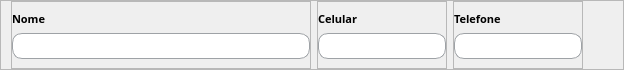
          <widget class="QFrame" name="frame_34">
           <property name="sizePolicy">
            <sizepolicy hsizetype="Preferred" vsizetype="Expanding">
             <horstretch>0</horstretch>
             <verstretch>0</verstretch>
            </sizepolicy>
           </property>
           <property name="minimumSize">
            <size>
             <width>0</width>
             <height>70</height>
            </size>
           </property>
           <property name="maximumSize">
            <size>
             <width>16777215</width>
             <height>70</height>
            </size>
           </property>
           <property name="frameShape">
            <enum>QFrame::StyledPanel</enum>
           </property>
           <property name="frameShadow">
            <enum>QFrame::Raised</enum>
           </property>
           <layout class="QHBoxLayout" name="horizontalLayout_4">
            <property name="leftMargin">
             <number>10</number>
            </property>
            <property name="topMargin">
             <number>0</number>
            </property>
            <property name="rightMargin">
             <number>0</number>
            </property>
            <property name="bottomMargin">
             <number>0</number>
            </property>
            <item>
             <widget class="QFrame" name="frame_41">
              <property name="sizePolicy">
               <sizepolicy hsizetype="Expanding" vsizetype="Preferred">
                <horstretch>0</horstretch>
                <verstretch>0</verstretch>
               </sizepolicy>
              </property>
              <property name="minimumSize">
               <size>
                <width>300</width>
                <height>0</height>
               </size>
              </property>
              <property name="maximumSize">
               <size>
                <width>300</width>
                <height>70</height>
               </size>
              </property>
              <property name="frameShape">
               <enum>QFrame::StyledPanel</enum>
              </property>
              <property name="frameShadow">
               <enum>QFrame::Raised</enum>
              </property>
              <layout class="QGridLayout" name="gridLayout_37">
               <property name="leftMargin">
                <number>0</number>
               </property>
               <property name="topMargin">
                <number>9</number>
               </property>
               <property name="rightMargin">
                <number>0</number>
               </property>
               <item row="0" column="0">
                <widget class="QLabel" name="label_32">
                 <property name="font">
                  <font>
                   <family>Raleway</family>
                   <pointsize>8</pointsize>
                   <weight>75</weight>
                   <bold>true</bold>
                  </font>
                 </property>
                 <property name="text">
                  <string>Nome</string>
                 </property>
                </widget>
               </item>
               <item row="1" column="0">
                <widget class="QLineEdit" name="input_nome">
                 <property name="sizePolicy">
                  <sizepolicy hsizetype="Expanding" vsizetype="Expanding">
                   <horstretch>0</horstretch>
                   <verstretch>0</verstretch>
                  </sizepolicy>
                 </property>
                 <property name="maximumSize">
                  <size>
                   <width>16777215</width>
                   <height>30</height>
                  </size>
                 </property>
                 <property name="font">
                  <font>
                   <family>Raleway</family>
                  </font>
                 </property>
                 <property name="styleSheet">
                  <string notr="true">QLineEdit {
	background-color:white;
	border-radius: 10px;
	border: 1px solid rgb(158, 162, 166);
	padding-left: 20px;
}</string>
                 </property>
                 <property name="placeholderText">
                  <string/>
                 </property>
                </widget>
               </item>
              </layout>
             </widget>
            </item>
            <item>
             <widget class="QFrame" name="frame_40">
              <property name="sizePolicy">
               <sizepolicy hsizetype="Expanding" vsizetype="Preferred">
                <horstretch>0</horstretch>
                <verstretch>0</verstretch>
               </sizepolicy>
              </property>
              <property name="maximumSize">
               <size>
                <width>150</width>
                <height>70</height>
               </size>
              </property>
              <property name="frameShape">
               <enum>QFrame::StyledPanel</enum>
              </property>
              <property name="frameShadow">
               <enum>QFrame::Raised</enum>
              </property>
              <layout class="QGridLayout" name="gridLayout_36">
               <property name="leftMargin">
                <number>0</number>
               </property>
               <property name="topMargin">
                <number>9</number>
               </property>
               <property name="rightMargin">
                <number>0</number>
               </property>
               <item row="0" column="0">
                <widget class="QLabel" name="label_31">
                 <property name="font">
                  <font>
                   <family>Raleway</family>
                   <pointsize>8</pointsize>
                   <weight>75</weight>
                   <bold>true</bold>
                  </font>
                 </property>
                 <property name="text">
                  <string>Celular</string>
                 </property>
                </widget>
               </item>
               <item row="1" column="0">
                <widget class="QLineEdit" name="input_celular">
                 <property name="sizePolicy">
                  <sizepolicy hsizetype="Expanding" vsizetype="Expanding">
                   <horstretch>0</horstretch>
                   <verstretch>0</verstretch>
                  </sizepolicy>
                 </property>
                 <property name="maximumSize">
                  <size>
                   <width>150</width>
                   <height>30</height>
                  </size>
                 </property>
                 <property name="font">
                  <font>
                   <family>Raleway</family>
                  </font>
                 </property>
                 <property name="styleSheet">
                  <string notr="true">QLineEdit {
	background-color:white;
	border-radius: 10px;
	border: 1px solid rgb(158, 162, 166);
	padding-left: 20px;
}</string>
                 </property>
                 <property name="text">
                  <string/>
                 </property>
                </widget>
               </item>
              </layout>
             </widget>
            </item>
            <item>
             <widget class="QFrame" name="frame_38">
              <property name="sizePolicy">
               <sizepolicy hsizetype="Expanding" vsizetype="Preferred">
                <horstretch>0</horstretch>
                <verstretch>0</verstretch>
               </sizepolicy>
              </property>
              <property name="maximumSize">
               <size>
                <width>150</width>
                <height>70</height>
               </size>
              </property>
              <property name="frameShape">
               <enum>QFrame::StyledPanel</enum>
              </property>
              <property name="frameShadow">
               <enum>QFrame::Raised</enum>
              </property>
              <layout class="QGridLayout" name="gridLayout_35">
               <property name="leftMargin">
                <number>0</number>
               </property>
               <property name="topMargin">
                <number>9</number>
               </property>
               <property name="rightMargin">
                <number>0</number>
               </property>
               <item row="0" column="0">
                <widget class="QLabel" name="label_30">
                 <property name="font">
                  <font>
                   <family>Raleway</family>
                   <pointsize>8</pointsize>
                   <weight>75</weight>
                   <bold>true</bold>
                  </font>
                 </property>
                 <property name="text">
                  <string>Telefone</string>
                 </property>
                </widget>
               </item>
               <item row="1" column="0">
                <widget class="QLineEdit" name="input_telefone">
                 <property name="sizePolicy">
                  <sizepolicy hsizetype="Expanding" vsizetype="Expanding">
                   <horstretch>0</horstretch>
                   <verstretch>0</verstretch>
                  </sizepolicy>
                 </property>
                 <property name="maximumSize">
                  <size>
                   <width>150</width>
                   <height>30</height>
                  </size>
                 </property>
                 <property name="font">
                  <font>
                   <family>Raleway</family>
                  </font>
                 </property>
                 <property name="styleSheet">
                  <string notr="true">QLineEdit {
	background-color:white;
	border-radius: 10px;
	border: 1px solid rgb(158, 162, 166);
	padding-left: 20px;
}</string>
                 </property>
                 <property name="text">
                  <string/>
                 </property>
                 <property name="placeholderText">
                  <string/>
                 </property>
                </widget>
               </item>
              </layout>
             </widget>
            </item>
            <item>
             <spacer name="horizontalSpacer_11">
              <property name="orientation">
               <enum>Qt::Horizontal</enum>
              </property>
              <property name="sizeHint" stdset="0">
               <size>
                <width>40</width>
                <height>20</height>
               </size>
              </property>
             </spacer>
            </item>
           </layout>
          </widget>
